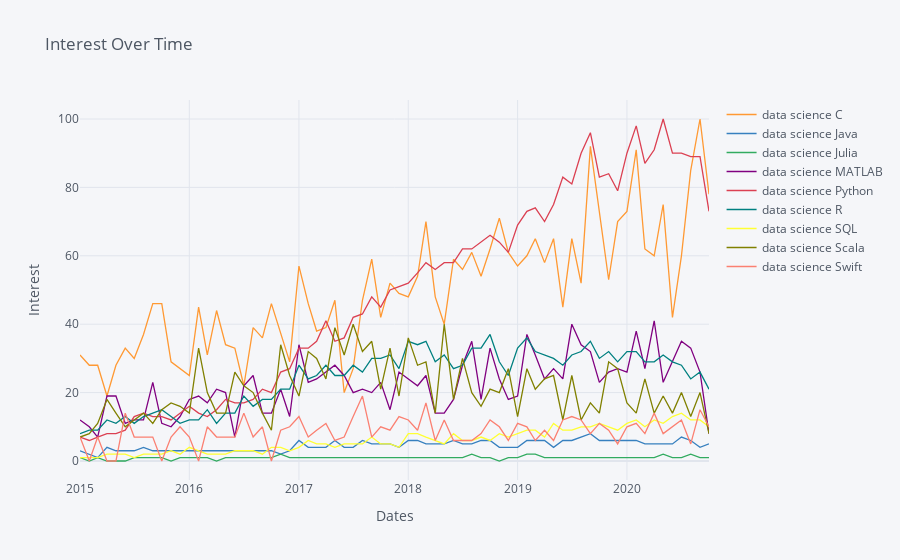

The cell this chart's notebook holds for it:
### Code cell
# Basak Ozsoy

from pytrends.request import TrendReq
from plotly.offline import download_plotlyjs, init_notebook_mode, plot, iplot
import pandas as pd
import matplotlib.pyplot as plt
import plotly
import cufflinks as cf

#Initialization settings
init_notebook_mode(connected=True)
pytrends = TrendReq(hl = 'en-US', tz = 360)

#Range from 2015 to 2020, collecting monthly data
timeframe = '2015-01-01 2020-10-01'

#Split list into two parts, otherwise Google doesn't like it (ResponseError code 400), then merge them together
kw_list1 = ["data science Python", "data science R", "data science Java", "data science Julia", "data science SQL"]
pytrends.build_payload(kw_list1, cat=0, timeframe = timeframe, geo='', gprop='')
dataframe1 = pytrends.interest_over_time()

kw_list2 = ["data science C", "data science MATLAB", "data science Scala", "data science Swift"]
pytrends.build_payload(kw_list2, cat=0, timeframe = timeframe, geo='', gprop='')
dataframe2 = pytrends.interest_over_time()

#Add dataframes together
dfmain = dataframe1.add(dataframe2, fill_value = 0)

#Drop isPartial column as it is unnecessary 
dfmain.drop(['isPartial'], axis = 'columns', inplace = True)

fig = dfmain.iplot(asFigure = True, kind = 'line', xTitle = 'Dates', yTitle = 'Interest', title='Interest Over Time')
iplot(fig)
